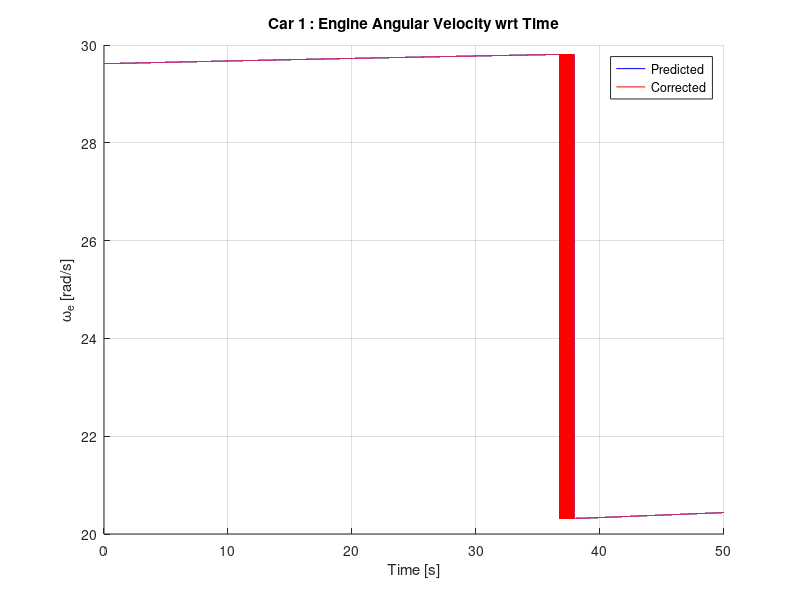

MATLAB code for this plot:
% Ashil Farahmand
% Recursive Iterated EKF using Modified UCB Engine Model

% Goals
% - calculate time to cross
% ------------------------------------------------------------------------
% Issues with current implementation
% - Assume instantaneous pressure on controls
% - Doesn't down weight following cars
% - Only works with one type of car(internal characteristics of cars are identical) this constraint can easily be relaxed
% - Must try different optimization orders manually until optimal found

tic; clc; clear; format long;

KF_iterations = 5*10^4;                % Number of iterations for KF
integration_iterations = 1;              % Number of integrations per each KF_iteration
T = 1*10^-3;  num_of_cars = 1;

auto_transmission = logical(1);                      % 0 = (diagnostic)Manual, 1 = Automatic
noise = 0;                                                          % 0 = (diagnostic)None, 1 = White, 2 = Colored
rough = logical(0);                                            % 0 = random noise, x = noise multiplied by value of rough alternates :/- each iteration
run_optimization = logical([0; 0; 0; 0]);         % 0 = (diagnostic) Do not change inputs, 1 = change inputs according to cost function
show_optimization = 0;                                 % 0 = (diagnostic) Do not plot optimization, 1 = Plot Optimization
max_corrections = 1*10^4;                             % Prevents infinite loop in correction
e_correction = 10^-6;                                       % Allowable Correction Error

mode_output = [0, 0, 0, 0, 0,    0, 0, 0, 0, 1,    0, 0, 0, 0];
%mode_output = ones(14);

% Output Modes
% -----------------------------------------------------
% Index   |   Property
% 1              throttle angle
% 2                brake angle
% 3           steering direction
% 4            position (x2 vs. x1)
% 5            position (x vs. t)
% 6                  v_mph
% 7                  v_m/s
% 8          distance b/w cars
% 9                     ma
% 10                   we
% 11                   Tb
% 12                  gear
% 13     phase plot (ma vs. we)
% 14        corrector iterations

w = zeros(5*num_of_cars, 1); e = zeros(5*num_of_cars, 1); z = zeros(5*num_of_cars, 1); Fx = zeros(5*num_of_cars, 5*num_of_cars);

nominal_controls = zeros(3*num_of_cars);                                     % Control Vector during one KF iteration
predictions = zeros(5*num_of_cars, integration_iterations + 1);   % Holds the predictions during integration
corrections = zeros(5*num_of_cars, 2);                                             % Holds the corrected states when iterating the correction step (holds previous and next corrections)
correction_iterations = ones(KF_iterations, 1);                                 % Holds the number of iterations the corrector performs/KF iteration

predicted_states = zeros(5*num_of_cars, KF_iterations); corrected_states = zeros(5*num_of_cars, KF_iterations); gear_ratios = zeros(num_of_cars, KF_iterations);
predicted_opt_states = zeros(4*num_of_cars, KF_iterations);

% Topology Parameters
speed_limits = [22; 50; 10];            % Speed limits (left turn, straight, right turn)
lane_width = 2; line_separation = .1;

% Used by cost function
iteration_to_start_optimization = 10;                                % KF_iteration to start optimization
safe_distance = [2; 2; 2; 2];                                                    % Safe distance to maintain around each respective vehicle
safety_margin = .5;                                                                 % Additional distance to maintain between vehicles
direction = [0; 0; 0; 0];                                                           % 1 - Left turn, 2 - Straight, 3 - Right turn (Set in vehicle ICs)
order = zeros(num_of_cars, 1);                                           % Order of cars going through the intersection
steady_speed_t_angles = [6.91049; 11.77215; 3.52779];    % Throttle angles to maintain a steady speed at the speed limit
acc_profile = [0.4624; 0.2728; 0.1724; 0.09438; .08311];     % Acceleration values for different velocity ranges
braking_distances = [0; 0];                                                    % Distance from intersection to begin braking in preparation for turn (calculated below)
time_optimal = zeros(num_of_cars, 1);                             % The amount of time needed to traverse the intersection when no other vehicles are present
time_to_cross = zeros(num_of_cars, 1);                            % The amount of time needed to traverse the intersection for a given order
target_speed = speed_limits(2);                                           % Used in optimization to signal a necessary acceleration or brake
brake_decel_rates = [-2.037; -4];                                           % Steady state deceleration at corresponding brake angle
brake_decel_angles = [19; 37.6966];                                     % Brake angles to achieve corresponding brake decel rates
steering_angle_increment = [ (90*T*4*speed_limits(1)*1609.344)/(3*pi*lane_width*3600); (90*T*4*speed_limits(3)*1609.344)/(pi*lane_width*3600) ];

% Assign Initial Conditions
K = I(5*num_of_cars); G = I(5*num_of_cars); Q = I(5*num_of_cars);
q = [.01; .01; 10^-10; .01; 100]; % Covariances of process and observation noise
for i = 1:num_of_cars    Q(5*i - 4, 5*i - 4) =  q(1);    Q(5*i - 3, 5*i - 3) = q(2);    Q(5*i - 2, 5*i - 2) = q(3);    Q(5*i - 1, 5*i - 1) = q(4);    Q(5*i - 0, 5*i - 0) = q(5); end
sigma = Q; Rk = Q;

delta_t = T/integration_iterations;                           % One KF_interval time is integration_iterations*delta_t = T
k = zeros(4, 5*num_of_cars);                                    % RK4 variables; one col/SV
RK_states = zeros(5*num_of_cars, 1);                     % state vector
u = zeros(3*num_of_cars, KF_iterations);               % control vector
Jtg_current = zeros(num_of_cars, 1);
MAX = 0.684; R = 8.3145; Tm = 333; Mair = .02897; Vm = .00447; Patm = 101325; c_PR = (R*Tm)/(Patm*Mair*Vm);
Ve = .0049; c_1 = Ve/(4*pi*Vm);
normal_shift_speeds = [0; 7; 15; 25; 45];      % Speed to shift
fast_shift_speeds = [11; 20; 35; 55];              % Speeds to shift under max acceleration
Rg = [0.4167; 0.6817; 1; 1.4993; 2.3058];
c_2 = 1018686; Ca = 0.53384; h = 0.33; Fr = 167.27; Je = 0.2630; Jtg = [0.08202; 0.07592; 0.11388; 0.13150]; Jw = 5.13; M = 2148; Kb = 300; Tau_bv = 0.1;

% Pre-Processing

% Assign braking distances
x = ( (speed_limits(2) - speed_limits(1:2:3))*(1609.344/3600))/(-brake_decel_rates(2));
braking_distances = -.5*brake_decel_rates(2)*x.^2 + speed_limits(1:2:3)*(1609.344/3600).*x + lane_width

% Car 1
car = 1;
direction(car) = 2;
gear_ratios(car, 1) = Rg(2);
predictions(5*car - 4, 1) = -200;
predictions(5*car - 3, 1) = -lane_width/2;
predictions(5*car - 2, 1) = .00111331477934;
predictions(5*car - 1, 1) = 29.61976701882556;
%predictions(5*car - 1, 1) = 45 * (1609.344/3600) *(1/(h*gear_ratios(car, 1)));
u(3*car - 2, 1:KF_iterations) = 4.5623;
u(3*car - 0, 1:KF_iterations) = 0;

% Car 2
car = 2;
if(num_of_cars > 1)
direction(car) = 2;
gear_ratios(car, 1) = Rg(5);
predictions(5*car - 4, 1) = -lane_width/2;
predictions(5*car - 3, 1) = 200;
predictions(5*car - 2, 1) = .00033558;
predictions(5*car - 1, 1) = 45 * (1609.344/3600) * (1/(h*gear_ratios(car, 1)) );
u(3*car - 2, 1:iteration_to_start_optimization) = 85;
u(3*car - 0, 1:KF_iterations) = 270;
end

% Car 3
car = 3;
if(num_of_cars > 2)
direction(car) = 2;
gear_ratios(car, 1) = Rg(1);
predictions(5*car - 4, 1) = -lane_width/2;
predictions(5*car - 3, 1) = 16 + lane_width;
predictions(5*car - 2, 1) = .00033558;
predictions(5*car - 1, 1) = 2 * (1/(h*gear_ratios(car, 1)) );
u(3*car - 2, 1:iteration_to_start_optimization) = 85;
u(3*car - 0, 1:KF_iterations) = 270;
end

% Car 4
car = 4;
if(num_of_cars > 3)
direction(car) = 2;
gear_ratios(car, 1) = Rg(1);
predictions(5*car - 4, 1) = -lane_width/2;
predictions(5*car - 3, 1) = 30 + lane_width;
predictions(5*car - 2, 1) = .00033558;
predictions(5*car - 1, 1) = 2 * (1/(h*gear_ratios(car, 1)) );
u(3*car - 2, 1:iteration_to_start_optimization) = 85;
u(3*car - 0, 1:KF_iterations) = 270;
end

predicted_states(:, 1) = predictions(:, 1); corrected_states(:, 1) = predictions(:, 1);

% Begin to iterate (index 1 holds the ICs)
for KF_interval = 1:KF_iterations    
    
    % Run Optimization
    if((sum(run_optimization) > 0) & (KF_interval > iteration_to_start_optimization))       % At least one car needs to be optimized then true
        ETA = zeros(num_of_cars, 1);
        
        % Find ETA of each car based on current states (Cost Function)
        for i = 1:num_of_cars
            d = max( abs(corrected_states(5*i - 4, KF_interval)), abs(corrected_states(5*i - 3, KF_interval)) ) - lane_width - safe_distance(i);
            v = corrected_states(5*i - 1, KF_interval)*h*gear_ratios(i, KF_interval);
            
            % Too close for changing plans (ETA < 0 then no change of control vars)
            if( (direction ~= 2) & (d < braking_distances(ceil(direction(i)*.6))) )                ETA(i) = -i;                run_optimization(i) = 0;
            elseif(direction(i) == 1)
                
                if( (v + 0.1) > (speed_limits(2)*1609.344/3600) )         % At speed limit
                    d = max( abs(corrected_states(5*i - 4, KF_interval)), abs(corrected_states(5*i - 3, KF_interval)) ) - safe_distance(i) - braking_distances(1);
                    k(1) = d/(corrected_states(5*i - 1, KF_interval)*gear_ratios(i, KF_interval)*h);
                    k(2) = 0;
                elseif( v > (45*1609.344/3600) )                                      % High 4th Gear
                    % Find position of car after accelerating to speed limit
                    k(1) = (speed_limits(2)*1609.344/3600 - v)/acc_profile(5);
                    x = .5*acc_profile(5)*k(1)^2 + v*k(1) - max( abs(corrected_states(5*i - 4, KF_interval)), abs(corrected_states(5*i - 3, KF_interval)) );
                    
                    % Reach Speed Limit
                    if(x < -braking_distances(1))                        k(2) = (abs(x) - braking_distances(1))/(speed_limits(2)*1609.344/3600);
                    elseif(x > -braking_distances(1))               % Do not reach speed limit before line
                        k(1) = ( sqrt(v^2 + 2*acc_profile(5)*(max( abs(corrected_states(5*i - 4, KF_interval)), abs(corrected_states(5*i - 3, KF_interval)) )- braking_distances(1)) ) - v )/acc_profile(5);
                        % Find speed of vehicle @ lane_width, then average
                        % over whole time to find v
                    end
                
                % -------------------------------------------------------------------------------------    
                elseif( v > (35*1609.344/3600) )                                      % Lo 4th Gear
                    k(2) = (45 - 35)*(1609.344/3600)/acc_profile(4);
                    x = .5*acc_profile(4)*k(2)^2 + v*k(2) - max( abs(corrected_states(5*i - 4, KF_interval)), abs(corrected_states(5*i - 3, KF_interval)) );
                    
                    % Reach High 4th Gear
                    if(x < -braking_distances(1))
                        k(2) = (speed_limits(2) - 45)*(1609.344/3600)/acc_profile(5);
                        x  = .5*acc_profile(5)*k(2)^2 + 45*(1609.344/3600)*k(2) + x;
                        
                        % Reach Speed Limit
                        if(x < -braking_distances(1))                            k(1) = (abs(x) - braking_distances(1))/(speed_limits(2)*1609.344/3600);
                        elseif(x > -braking_distances(1))               % Do not reach speed limit before line
                            k(1) = (sqrt((45*1609.344/3600)^2 + 2*acc_profile(5)*(lane_width + abs(x))) - 45*1609.344/3600)/acc_profile(5);
                        % Find speed of vehicle @ lane_width, then average
                        % over whole time to find v
                        end
                        
                    elseif(x > -braking_distances(1))               % Do not reach High 4th Gear
                        k(1) = ( sqrt(v^2 + 2*acc_profile(4)*(lane_width + max( abs(corrected_states(5*i - 4, KF_interval)), abs(corrected_states(5*i - 3, KF_interval)) ))) - v )/acc_profile(4);
                        % Find speed of vehicle @ lane_width, then average
                        % over whole time to find v
                    end
                else
                    if(d > braking_distances(1))
                        k(1) = (d - braking_distances(1))/v;
                    end
                end
                
                k(3) = (braking_distances(1) - lane_width)/((speed_limits(2)/2 - speed_limits(1)/2)*1609.344/3600);
                k(4) = (3*lane_width*pi/4)/(speed_limits(1)*1609.344/3600);
                ETA(i) = k(1) + k(2) + k(3) + k(4);
                
            elseif(direction(i) == 3)
                
                if( (v + 0.1) > (speed_limits(2)*1609.344/3600) )         % At speed limit
                    d = max( abs(corrected_states(5*i - 4, KF_interval)), abs(corrected_states(5*i - 3, KF_interval)) ) - safe_distance(i) - braking_distances(2);
                    k(1) = d/(corrected_states(5*i - 1, KF_interval)*gear_ratios(i, KF_interval)*h);
                    k(2) = 0;
                elseif( v > (45*1609.344/3600) )                                      % High 4th Gear
                    % Find position of car after accelerating to speed limit
                    k(1) = (speed_limits(2)*1609.344/3600 - v)/acc_profile(5);
                    x = .5*acc_profile(5)*k(1)^2 + v*k(1) - max( abs(corrected_states(5*i - 4, KF_interval)), abs(corrected_states(5*i - 3, KF_interval)) );
                    
                    % Reach Speed Limit
                    if(x < -braking_distances(2))                        k(2) = (abs(x) - braking_distances(2))/(speed_limits(2)*1609.344/3600);
                    elseif(x > -braking_distances(2))               % Do not reach speed limit before line
                        k(1) = ( sqrt(v^2 + 2*acc_profile(5)*(max( abs(corrected_states(5*i - 4, KF_interval)), abs(corrected_states(5*i - 3, KF_interval)) )- braking_distances(2)) ) - v )/acc_profile(5);
                        % Find speed of vehicle @ lane_width, then average
                        % over whole time to find v
                    end
                
                
                % -------------------------------------------------------------------------------------    
                elseif( v > (35*1609.344/3600) )                                      % Lo 4th Gear
                    k(2) = (45 - 35)*(1609.344/3600)/acc_profile(4);
                    x = .5*acc_profile(4)*k(2)^2 + v*k(2) - max( abs(corrected_states(5*i - 4, KF_interval)), abs(corrected_states(5*i - 3, KF_interval)) );
                    
                    % Reach High 4th Gear
                    if(x < -braking_distances(2))
                        k(2) = (speed_limits(2) - 45)*(1609.344/3600)/acc_profile(5);
                        x  = .5*acc_profile(5)*k(2)^2 + 45*(1609.344/3600)*k(2) + x;
                        
                        % Reach Speed Limit
                        if(x < -braking_distances(2))                            k(1) = (abs(x) - braking_distances(2))/(speed_limits(2)*1609.344/3600);
                        elseif(x > -braking_distances(2))               % Do not reach speed limit before line
                            k(1) = (sqrt((45*1609.344/3600)^2 + 2*acc_profile(5)*(lane_width + abs(x))) - 45*1609.344/3600)/acc_profile(5);
                        % Find speed of vehicle @ lane_width, then average
                        % over whole time to find v
                        end
                        
                    elseif(x > -braking_distances(2))               % Do not reach High 4th Gear
                        k(1) = ( sqrt(v^2 + 2*acc_profile(4)*(lane_width + max( abs(corrected_states(5*i - 4, KF_interval)), abs(corrected_states(5*i - 3, KF_interval)) ))) - v )/acc_profile(4);
                        % Find speed of vehicle @ lane_width, then average
                        % over whole time to find v
                    end
                else
                    if(d > braking_distances(2))
                        k(1) = (d - braking_distances(2))/v;
                    end
                end
                
                k(3) = (braking_distances(2) - lane_width)/((speed_limits(2)/2 - speed_limits(3)/2)*1609.344/3600);
                k(4) = (lane_width*pi/4)/(speed_limits(3)*1609.344/3600);
                ETA(i) = k(1) + k(2) + k(3) + k(4);
            else
                
                if( (v + 0.1) > (speed_limits(2)*1609.344/3600) )         % At speed limit
                    d = max( abs(corrected_states(5*i - 4, KF_interval)), abs(corrected_states(5*i - 3, KF_interval)) ) - lane_width - safe_distance(i) + 2*lane_width;
                    ETA(i) = d/(corrected_states(5*i - 1, KF_interval)*gear_ratios(i, KF_interval)*h);
                
                elseif( v > (45*1609.344/3600) )                                      % High 4th Gear
                    % Find position of car after accelerating to speed limit
                    k(1) = (speed_limits(2)*1609.344/3600 - v)/acc_profile(5);
                    x = .5*acc_profile(5)*k(1)^2 + v*k(1) - max( abs(corrected_states(5*i - 4, KF_interval)), abs(corrected_states(5*i - 3, KF_interval)) );
                    
                    % Reach Speed Limit
                    if(x < lane_width)                        ETA(i) = k(1) + (abs(x) + lane_width)/(speed_limits(2)*1609.344/3600);
                    elseif(x > lane_width)               % Do not reach speed limit before line
                        ETA(i) = ( sqrt(v^2 + 2*acc_profile(5)*(lane_width + max( abs(corrected_states(5*i - 4, KF_interval)), abs(corrected_states(5*i - 3, KF_interval)) ))) - v )/acc_profile(5);
                        % Find speed of vehicle @ lane_width, then average
                        % over whole time to find v
                    end
                
                % -------------------------------------------------------------------------------------    
                elseif( v > (35*1609.344/3600) )                                      % Lo 4th Gear
                    k(2) = (45 - 35)*(1609.344/3600)/acc_profile(4);
                    x = .5*acc_profile(4)*k(2)^2 + v*k(2) - max( abs(corrected_states(5*i - 4, KF_interval)), abs(corrected_states(5*i - 3, KF_interval)) );
                    
                    % Reach High 4th Gear
                    if(x < lane_width)
                        k(1) = (speed_limits(2) - 45)*(1609.344/3600)/acc_profile(5);
                        x  = .5*acc_profile(5)*k(1)^2 + (45*1609.344/3600)*k(1) + x;
                        
                        % Reach Speed Limit
                        if(x < lane_width)                            ETA(i) = k(1) + k(2) + (abs(x) + lane_width)/(speed_limits(2)*1609.344/3600);
                        elseif(x > lane_width)               % Do not reach speed limit before line
                            ETA(i) = k(2) + (sqrt((45*1609.344/3600)^2 + 2*acc_profile(5)*(lane_width + abs(x))) - 45*1609.344/3600)/acc_profile(5);
                        % Find speed of vehicle @ lane_width, then average
                        % over whole time to find v
                        end
                        
                    elseif(x > lane_width)               % Do not reach High 4th Gear
                        ETA(i) = ( sqrt(v^2 + 2*acc_profile(4)*(lane_width + max( abs(corrected_states(5*i - 4, KF_interval)), abs(corrected_states(5*i - 3, KF_interval)) ))) - v )/acc_profile(4);
                        % Find speed of vehicle @ lane_width, then average
                        % over whole time to find v
                    end
                else
                    ETA(i) = (d + lane_width)/v;
                end
                    
            end
        end
        
        toc
        
        % Sort the ETAs in ascending optimization order (duplicateETAs yield error)
        ETA
        order = sort(ETA)
        for i = 1:num_of_cars            order(i) = find(order(i) == ETA);        end
                
        % Perform Optimization (assume only 1 car first)
        x = [0; 0];        v = 0;        a = 0;        k = zeros(1, 2);
        
        for i = 1:num_of_cars
            delay = 0;                                  % Time delay to avoid collision
            collision_points = 0;               % Indices where a collision will occur with current trajectory plan
            while(run_optimization(order(i)) == 1)
                x = [corrected_states(5*order(i) - 4, KF_interval); corrected_states(5*order(i) - 3, KF_interval)];
                v = corrected_states(5*order(i) - 1, KF_interval)*h*gear_ratios(order(i), KF_interval);
                v_mph = v*3600/1609.344;                target_speed = speed_limits(2)*1609.344/3600;                a = -brake_decel_rates(1)/100;                k(2) = 1;
                source = find(max(abs(x)) == abs(x));                sink = find(min(abs(x)) == abs(x));
                u(3*order(i) - 2, KF_interval:KF_iterations) = 0;                u(3*order(i) - 1, KF_interval:KF_iterations) = 0;                u(3*order(i) - 0, KF_interval:KF_iterations) = u(3*order(i) - 0, 1);
                
                if( (direction(order(i)) == 1) || (direction(order(i)) == 3) )
                    for j = KF_interval:KF_iterations
                        if((sum(size(collision_points)) - 2) > 0) % If original trajectory is invalid, delay some then proceed normally
                            a = a*exp(-T/Tau_bv) + brake_decel_rates(1)/100;                            u(3*order(i) - 1, j) = brake_decel_angles(1);                            k(1) = a;
                            
                            if(v_mph < (speed_limits(2) - delay) )                                collision_points = 1;                            end
                        elseif( abs(x(source)) > braking_distances(ceil(direction(order(i))*.6)) )   % Have not met decel area yet
                            u(3*order(i) - 2, j) = 85;
                            
                            if(collision_points == 1)                                k(1) = k(1)*exp(-T/Tau_bv);
                            else                                k(1) = 0;                            end
                            
                            if(v > target_speed)                                                         a = 0;                                u(3*order(i) - 2, j) = steady_speed_t_angles(2);
                            elseif(v_mph > 47)                                                          a = k(1) + acc_profile(5);
                            elseif(v_mph > fast_shift_speeds(3))                            a = k(1) + acc_profile(4);
                            elseif(v_mph > fast_shift_speeds(2))                            a = k(1) + acc_profile(3);
                            elseif(v_mph > fast_shift_speeds(1))                            a = k(1) + acc_profile(2);
                            else                                                                                     a = k(1) + acc_profile(1);                            end
                        elseif( (abs(x(source)) > lane_width) && (v < target_speed - 0.391) )      % In decel area and below target speed
                            u(3*order(i) - 2, j) = 85;                            target_speed = brake_decel_rates(2)*T + target_speed;                            k(1) = k(1)*exp(-T/Tau_bv);
                            
                            if(v_mph > 47)                                                                a = k(1) + acc_profile(5);
                            elseif(v_mph > fast_shift_speeds(3))                            a = k(1) + acc_profile(4);
                            elseif(v_mph > fast_shift_speeds(2))                            a = k(1) + acc_profile(3);
                            elseif(v_mph > fast_shift_speeds(1))                            a = k(1) + acc_profile(2);
                            else                                                                                     a = k(1) + acc_profile(1);                            end                            
                        elseif( (abs(x(source)) > lane_width) && (v >= target_speed - 0.391) )      % In decel area and at target speed
                            if(k(1) > 0)                                a = -brake_decel_rates(2)/100 + k(1)/100;                                k(1) = -1;                                '*',                            end
                            
                            a = a*exp(-T/Tau_bv) + brake_decel_rates(2)/100;                            u(3*order(i) - 1, j) = brake_decel_angles(2);
                            target_speed = a*T + target_speed;                            k(3) = 1;
                        elseif( (abs(x(source)) <= lane_width) && (abs(x(sink)) <= lane_width) )   % Begin turning manuever(inside Isection)
                            if(k(3) == 1)
                                steering_angle_increment = [ (90*T*4*(v_mph - 0.5)*1609.344)/(3*pi*lane_width*3600); (90*T*4*(v_mph - 0.5)*1609.344)/(pi*lane_width*3600) ];
                                k(3) = -1;
                            end
                            
                            k(1) = 0;
                            a = a*exp(-T/Tau_bv);                            target_speed = speed_limits(2)*1609.344/3600;                            
                            u(3*order(i) - 2, j) = steady_speed_t_angles(direction(order(i)));
                            u(3*order(i), j) = u(3*order(i), j - 1) - (direction(order(i)) - 2)*steering_angle_increment( ceil(direction(order(i))*.6) );
                        elseif(abs(x(sink)) > lane_width)                                                                        % Out of intersection moving away
                            u(3*order(i) - 2, j) = 85;                            u(3*order(i) - 0, j) = u(3*order(i), 1) - (direction(order(i)) - 2)*90;
                            
                            % Assigns time to cross
                            if(k(1) == 0)
                                k(1) = -2;
                                time_to_cross(order(i)) = (j - KF_interval)*T;                                
                                
                                % Assign costs of this iteration's trajectory
                                if(collision_points == 0)                    time_optimal(order(i)) = time_to_cross(order(i));                end
                            end
                            
                            if(v > target_speed)                                                         a = 0;                                u(3*order(i) - 2, j) = steady_speed_t_angles(2);
                            elseif(v_mph > 47)                                                          a = acc_profile(5);
                            elseif(v_mph > fast_shift_speeds(3))                            a = acc_profile(4);
                            elseif(v_mph > fast_shift_speeds(2))                            a = acc_profile(3);
                            elseif(v_mph > fast_shift_speeds(1))                            a = acc_profile(2);
                            else                                                                                     a = acc_profile(1);                            end
                        end
                        
                        x(1) = (.5*a*T^2 + v*T)*cos(u(3*order(i), j)*pi/180) + x(1);
                        x(2) = (.5*a*T^2 + v*T)*sin(u(3*order(i), j)*pi/180) + x(2);
                        v = a*T + v;                        v_mph = v*3600/1609.344;
                        if( (a < 0) & (v < 0) )                            v = 0;                            v_mph = 0;                        end
                        predicted_opt_states((4*order(i) - 3:4*order(i)), j) = [x(1); x(2); v_mph; a];
                    end
                else      % If not turning, then go straight
                    k(3) = 0;
                    for j = KF_interval:KF_iterations                        
                        if((sum(size(collision_points)) - 2) > 0)     % If original trajectory is invalid, delay some then proceed normally
                            a = a*exp(-T/Tau_bv) + brake_decel_rates(1)/100;                            u(3*order(i) - 1, j) = brake_decel_angles(1);                            k(1) = a;
                            
                            if(v_mph < (speed_limits(2) - delay))                                collision_points = 1;                            end
                        elseif( (k(3) == 0) & (abs(x(source)) > lane_width) & (abs(corrected_states(5*order(i) - 2 - sink, KF_interval) - x(source)) > abs(corrected_states(5*order(i) - 2 - sink, KF_interval))) )
                            k(3) = -1;
                            time_to_cross(order(i)) = (j - KF_interval)*T;
                            
                            % Assign costs of this iteration's trajectory
                            if(collision_points == 0)                    time_optimal(order(i)) = time_to_cross(order(i));                end
                        else
                            u(3*order(i) - 2, j) = 85;
                            
                            if(collision_points == 1)                                k(1) = k(1)*exp(-T/Tau_bv);
                            else                                k(1) = 0;                            end
                            
                            if(v > target_speed)                                                         a = 0;                                u(3*order(i) - 2, j) = steady_speed_t_angles(2);
                            elseif(v_mph > 47)                                                          a = k(1) + acc_profile(5);
                            elseif(v_mph > fast_shift_speeds(3))                            a = k(1) + acc_profile(4);
                            elseif(v_mph > fast_shift_speeds(2))                            a = k(1) + acc_profile(3);
                            elseif(v_mph > fast_shift_speeds(1))                            a = k(1) + acc_profile(2);
                            else                                                                                     a = k(1) + acc_profile(1);                            end
                        end
                        
                        x(1) = (.5*a*T^2 + v*T)*cos(u(3*order(i), j)*pi/180) + x(1);
                        x(2) = (.5*a*T^2 + v*T)*sin(u(3*order(i), j)*pi/180) + x(2);
                        v = a*T + v;                        v_mph = v*3600/1609.344;                        
                        if( (a < 0) & (v < 0) )                            v = 0;                            v_mph = 0;                        end                        
                        predicted_opt_states((4*order(i) - 3:4*order(i)), j) = [x(1); x(2); v_mph; a];
                    end
                end
                               
                
                % Compare trajectory plan to plans of all preceding cars
                if(i > 1)
                    for car = 1:(i - 1)
                        x = sqrt( (predicted_opt_states(4*order(i) - 3, 1:KF_iterations) - predicted_opt_states(4*order(car) - 3, 1:KF_iterations)).^2 + (predicted_opt_states(4*order(i) - 2, 1:KF_iterations) - predicted_opt_states(4*order(car) - 2, 1:KF_iterations)).^2 );
                        collision_points = find(x < (safe_distance(order(i)) + safe_distance(order(car)) + safety_margin));                        
                        
                        if((sum(size(collision_points)) - 2) > 0)                            delay = delay + 0.5;
                        else                        run_optimization(order(i)) = 0;                        end
                    end                    
                else                    run_optimization(order(i)) = 0;                end
                
            end
        end
        time_optimal
        time_to_cross - time_optimal
        'Cost = '
        mean(time_to_cross - time_optimal)
        toc
    elseif((show_optimization == 0) | (KF_interval <= iteration_to_start_optimization))
        for i = 1:num_of_cars
            predicted_opt_states(4*i - 3, KF_interval) = corrected_states(5*i - 4, KF_interval);
            predicted_opt_states(4*i - 2, KF_interval) = corrected_states(5*i - 3, KF_interval);
            predicted_opt_states(4*i - 1, KF_interval) = corrected_states(5*i - 1, KF_interval)*h*gear_ratios(i, KF_interval)*3600/1609.344;
            predicted_opt_states(4*i - 0, KF_interval) = 0;
        end
    end
    
    % Assign nominal controls
    predictions(:, 1) = corrected_states(:, KF_interval);
    nominal_controls = u(:, KF_interval);
    
    if(auto_transmission == 1)
        % Transmission
        for car = 1:num_of_cars
            v =  gear_ratios(car, KF_interval)*h*predictions(5*car - 1, 1);
            v_mph = v*(3600/1609.344);                        % Convert m/s -> mph
    
            if( (nominal_controls(3*car - 2) == 85) && (v_mph > normal_shift_speeds(2)) )
                % Down shift for better acceleration                
                if(v_mph > fast_shift_speeds(4))                              gear_ratios(car, KF_interval + 1) = Rg(5);                        Jtg_current(car) = Jtg(4);
                elseif(v_mph > fast_shift_speeds(3))                        gear_ratios(car, KF_interval + 1) = Rg(4);                        Jtg_current(car) = Jtg(4);
                elseif(v_mph > fast_shift_speeds(2))                        gear_ratios(car, KF_interval + 1) = Rg(3);                        Jtg_current(car) = Jtg(3);
                elseif(v_mph > fast_shift_speeds(1))                        gear_ratios(car, KF_interval + 1) = Rg(2);                        Jtg_current(car) = Jtg(2);
                else                                                                                 gear_ratios(car, KF_interval + 1) = Rg(1);                        Jtg_current(car) = Jtg(1);
                end
            elseif(v_mph > normal_shift_speeds(5))                    gear_ratios(car, KF_interval + 1) = Rg(5);                    Jtg_current(car) = Jtg(4);
            elseif(v_mph > normal_shift_speeds(4))                    gear_ratios(car, KF_interval + 1) = Rg(4);                    Jtg_current(car) = Jtg(4);
            elseif(v_mph > normal_shift_speeds(3))                    gear_ratios(car, KF_interval + 1) = Rg(3);                    Jtg_current(car) = Jtg(3);
            elseif(v_mph > normal_shift_speeds(2))                    gear_ratios(car, KF_interval + 1) = Rg(2);                    Jtg_current(car) = Jtg(2);
            else                                                                                   gear_ratios(car, KF_interval + 1) = Rg(1);                    Jtg_current(car) = Jtg(1);
            end
               
            predictions(5*car - 1, 1) = v/(gear_ratios(car, KF_interval + 1)*h);                % Adjusts the engine velocity if gear shift occurs
        end
    end

    % Prediction
    for integration_interval = 1:integration_iterations        
        RK_states = predictions(:, integration_interval);
        
        for j = 1:4
            k(1:5:5*num_of_cars, j) = gear_ratios(:, KF_interval)*h.*RK_states(4:5:5*num_of_cars).*cos(nominal_controls(3:3:3*num_of_cars)*pi/180);
            k(2:5:5*num_of_cars, j) = gear_ratios(:, KF_interval)*h.*RK_states(4:5:5*num_of_cars).*sin(nominal_controls(3:3:3*num_of_cars)*pi/180);
            
            d_ma_i = MAX*( (nominal_controls(1:3:3*num_of_cars)/85).^2 ).*( (-4.9958)*(c_PR*RK_states(3:5:5*num_of_cars)).^5 + (5.8832)*(c_PR*RK_states(3:5:5*num_of_cars)).^4 + (-1.1218)*(c_PR*RK_states(3:5:5*num_of_cars)).^3 + (-.6579)*(c_PR*RK_states(3:5:5*num_of_cars)).^2 + (-.1278)*(c_PR*RK_states(3:5:5*num_of_cars)) + 1.0104 );
            d_ma_o = c_1*(24.5*RK_states(4:5:5*num_of_cars).*RK_states(3:5:5*num_of_cars).^2 - 0.167*RK_states(4:5:5*num_of_cars).*RK_states(3:5:5*num_of_cars) + (8.10*10^(-4))*RK_states(4:5:5*num_of_cars) - (3.10*10^(-4))*RK_states(3:5:5*num_of_cars).^2 + 222*RK_states(3:5:5*num_of_cars) + 0.352).*RK_states(3:5:5*num_of_cars).*RK_states(4:5:5*num_of_cars);
    
            k(3:5:5*num_of_cars, j) = d_ma_i - d_ma_o;            
            k(4:5:5*num_of_cars, j) = ( ((c_2*d_ma_o)./RK_states(4:5:5*num_of_cars)) - (0.1056*RK_states(4:5:5*num_of_cars) + 15.10) - ((1*10^-4)*RK_states(4:5:5*num_of_cars).^2) - (gear_ratios(:, KF_interval).*(RK_states(5:5:(5*num_of_cars)) + Ca*(gear_ratios(:, KF_interval).^2).*(h^3).*(RK_states(4:5:(5*num_of_cars)).^2) + h*Fr)))./(Je + Jtg_current + (gear_ratios(:, KF_interval).^2)*(Jw + 4*M*h^2));
            k(5:5:5*num_of_cars, j) = (Kb*nominal_controls(2:3:3*num_of_cars) - RK_states(5:5:5*num_of_cars))/Tau_bv;
            
            if(j < 3)                RK_states = RK_states + (delta_t/2)*k(:, j);
            else                       RK_states = RK_states + delta_t*k(:, j);            end
        end
        
        predictions(:, integration_interval + 1) = predictions(:, integration_interval) + (delta_t/6)*( k(:, 1) + 2*k(:, 2) + 2*k(:, 3) + k(:, 4) );  % State Transition
    end
    
    for i = 1:num_of_cars
        % we constraints (if braking limit we = 0 else w = idle speed)
        if( (predictions(5*i - 1, integration_iterations + 1) < 6.5) && (u(3*i - 1, KF_interval) > 0) )                predictions(5*i - 1, integration_iterations + 1) = 10^-5;
        elseif(predictions(5*i - 1, integration_iterations + 1) < 6.5)                predictions(5*i - 1, integration_iterations + 1) = 6.5;        end
    end
    
    predicted_states(:, KF_interval + 1) = predictions(:, integration_iterations + 1);
    
    if(noise ~= 0)        % If noise == 0, skip correction step
        % Assign new values to noise dependent variables
        for i = 1:num_of_cars
            if(noise == 2)
                G(5*car - 4, 5*car  - 1) = gear_ratios(car, KF_interval)*h*cos(nominal_controls(3*car - 0)*pi/180);
                G(5*car - 3, 5*car  - 1) = gear_ratios(car, KF_interval)*h*sin(nominal_controls(3*car - 0)*pi/180);
                G(5*car - 1, 5*car  - 2) = ( (.352)*c_2*c_1 )/(  Je + Jtg_current(car) + (gear_ratios(car, KF_interval).^2)*(Jw + 4*M*h^2) );
                G(5*car - 1, 5*car  - 0) = -gear_ratios(car, KF_interval)/(  Je + Jtg_current(car) + (gear_ratios(car, KF_interval).^2)*(Jw + 4*M*h^2) );
            end
            
            w(5*i - 4) = randn*sqrt(q(1)); w(5*i - 3) = randn*sqrt(q(2)); w(5*i - 2) = randn*sqrt(q(3)); w(5*i - 1) = randn*sqrt(q(4)); w(5*i - 0) = randn*sqrt(q(5));        
            e(5*i - 4) = randn*sqrt(q(1)); e(5*i - 3) = randn*sqrt(q(2)); e(5*i - 2) = randn*sqrt(q(3)); e(5*i - 1) = randn*sqrt(q(4)); e(5*i - 0) = randn*sqrt(q(5));
        end
    
        % Creates alternating noise +\- if enabled
        if(rough ~= 0)
            if (KF_interval == 2*floor(KF_interval/2))                w = -rough*abs(w);
            else                w = rough*abs(w);            end
        end
    
        % Get new observations
        x = predicted_states(:, KF_interval + 1) + G*w;        z = x + e;
    
        % Iterated Corrections
        corrections(:, 1) = 0;        corrections(:, 2) = predicted_states(:, KF_interval + 1);

        i = 0;
        while( (max( abs(corrections(:, 2) - corrections(:, 1)) ) > e_correction) && (i < max_corrections) )
            i = i + 1;            corrections(:, 1) = corrections(:, 2);
        
            % Compute Jacobian (non-zero along block diagonal)
            for car = 1:num_of_cars
                Fx(5*car - 4, 5*car - 4) = 0;                Fx(5*car - 4, 5*car - 3) = 0;                Fx(5*car - 4, 5*car - 2) = 0;
                Fx(5*car - 4, 5*car - 1) = gear_ratios(car, KF_interval)*h*cos(nominal_controls(3*car - 0)*pi/180);
                Fx(5*car - 4, 5*car - 0) = 0;
        
                Fx(5*car - 3, 5*car - 4) = 0;                Fx(5*car - 3, 5*car - 3) = 0;                Fx(5*car - 3, 5*car - 2) = 0;
                Fx(5*car - 3, 5*car - 1) = gear_ratios(car, KF_interval)*h*sin(nominal_controls(3*car - 0)*pi/180);
                Fx(5*car - 3, 5*car - 0) = 0;
        
                Fx(5*car - 2, 5*car - 4) = 0;                Fx(5*car - 2, 5*car - 3) = 0;
                Fx(5*car - 2, 5*car - 2) = MAX*((nominal_controls(3*car - 2)/85)^2)*(5*(-4.9958)*c_PR^5*corrections(5*car - 2, 1)^4 + 4*(5.8832)*c_PR^4*corrections(5*car - 2, 1)^3 + 3*(-1.1218)*c_PR^3*corrections(5*car - 2, 1)^2 + 2*(-.6579)*c_PR^2*corrections(5*car - 2, 1) + (-.1278)*c_PR) - (c_1*(3*24.5*corrections(5*car - 1, 1)^2*corrections(5*car - 2, 1)^2 - 2*0.167*corrections(5*car - 1, 1)^2*corrections(5*car - 2, 1) + 8.10*10^-4*corrections(5*car - 1, 1)^2 - 3*3.10*10^-4*corrections(5*car - 1, 1)*corrections(5*car - 2, 1)^2 + 2*222*corrections(5*car - 1, 1)*corrections(5*car - 2, 1) + 0.352*corrections(5*car - 1, 1)) );
                Fx(5*car - 2, 5*car - 1) = -c_1*(2*24.5*corrections(5*car - 1, 1)*corrections(5*car - 2, 1)^3 - 2*0.167*corrections(5*car - 1, 1)*corrections(5*car - 2, 1)^2 + 2*8.10*10-4*corrections(5*car - 1, 1)*corrections(5*car - 2, 1) - 3.10*10^-4*corrections(5*car - 2, 1)^3 + 222*corrections(5*car - 2, 1)^2 + 0.352*corrections(5*car - 2, 1));
                Fx(5*car - 2, 5*car - 0) = 0;
        
                Je_star = Je + Jtg_current(car) + (gear_ratios(car, KF_interval)^2)*(Jw + 4*M*h^2);
        
                Fx(5*car - 1, 5*car - 4) = 0;                Fx(5*car - 1, 5*car - 3) = 0;
                Fx(5*car - 1, 5*car - 2) = (c_1*c_2/Je_star)*( 3*24.5*corrections(5*car - 1, 1)*corrections(5*car - 2, 1)^2 - 2*0.167*corrections(5*car - 1, 1)*corrections(5*car - 2, 1) + 8.10*10^-4*corrections(5*car - 1, 1) - 3*3.10*10^-4*corrections(5*car - 2, 1)^2 + 2*222*corrections(5*car - 2, 1) + 0.352 );
                Fx(5*car - 1, 5*car - 1) = (1/Je_star)*( (c_1*c_2*(24.5*corrections(5*car - 2, 1)^3 - 0.167*corrections(5*car - 2, 1)^2 + 8.10*10^-4*corrections(5*car - 2, 1) ) - 0.1056 - 2*(4.3*10^-6)*corrections(5*car - 1, 1) - 2*Ca*gear_ratios(car, KF_interval)^3*h^3*corrections(5*car - 1, 1)) );
                Fx(5*car - 1, 5*car - 0) = -gear_ratios(car, KF_interval)/Je_star;
       
                Fx(5*car - 0, 5*car - 4) = 0;                Fx(5*car - 0, 5*car - 3) = 0;                Fx(5*car - 0, 5*car - 2) = 0;                Fx(5*car - 0, 5*car - 1) = 0;
                Fx(5*car - 0, 5*car - 0) = -1/Tau_bv;
            end
            
            phi = I(5*num_of_cars) + Fx*T;            Q = G*Q*G'*T;            sigma = phi*sigma*phi' + Q;
            K = sigma*Fx'*inv(Fx*sigma*Fx' + Rk);            sigma = (I(5*num_of_cars) - K*Fx)*sigma;
    
            corrections(:, 2) = corrections(:, 1) + K*(z - predicted_states(:, KF_interval + 1));
        end
        if( i > 1 )            [KF_interval            i],            correction_iterations(KF_interval) = i;        end
        
        % Force physical and model constraints
        for i = 1:num_of_cars
            if(corrections(5*i, 2) < 0)                corrections(5*i, 2) = 0;            end            % Force Tb > 0
        
            % we constraints (if braking limit we = 0 else w = idle speed)
            if( (corrections(5*i - 1, 2) < 6.5) && (u(3*i - 1, KF_interval) > 0) )                corrections(5*i - 1, 2) = 10^-5;
            elseif(corrections(5*i - 1, 2) < 6.5)                corrections(5*i - 1, 2) = 6.5;            end
        end
    
        corrected_states(:, KF_interval + 1) = corrections(:, 2);
    else
        corrected_states(:, KF_interval + 1) = predicted_states(:, KF_interval + 1);
    end    
    
end

% Post Processing
i = 0;

if(mode_output(1) == 1)
    i = i + 1;    figure(i);
    
    % Plot Throttle
    for j = 1:num_of_cars
        subplot(num_of_cars, 1, j);        hold on;        grid;
        plot((1:KF_iterations)*T, u(3*j - 2, 1:KF_iterations), 'blue');
        title(['Car ', int2str(j), ' : Throttle Angle wrt Time']);    xlabel('Time [s]');    ylabel('\alpha [deg]');
    end
end

if(mode_output(2) == 1)
    i = i + 1;    figure(i);
    
    % Plot Brake Angle
    for j = 1:num_of_cars
        subplot(num_of_cars, 1, j);        hold on;        grid;
        plot((1:KF_iterations)*T, u(3*j - 1, 1:KF_iterations), 'blue');
        title(['Car ', int2str(j), ' : Brake Angle wrt Time']);    xlabel('Time [s]');    ylabel('\beta [deg]');
    end
end

if(mode_output(3) == 1)
    i = i + 1;    figure(i);
    
    % Plot Steering Angle
    for j = 1:num_of_cars
        subplot(num_of_cars, 1, j);        hold on;        grid;
        plot((1:KF_iterations)*T, u(3*j - 0, 1:KF_iterations), 'blue');
        title(['Car ', int2str(j), ' : Steering Angle wrt Time']);    xlabel('Time [s]');    ylabel('\theta [deg]');
    end
end

if(mode_output(4) == 1)
    i = i + 1;    figure(i);
    
    % Plot Positions (x2 vs. x1)
    for j = 1:num_of_cars
        subplot(num_of_cars, 1, j);        hold on;
        
        for k = 1:num_of_cars
            % North
            plot([ -lane_width, -lane_width ],              [ 1000, (0 + lane_width) ], 'black');            plot([ -line_separation, -line_separation ], [ 1000, (0 + lane_width) ], 'yellow');
            plot([ 0, 0 ],                                                   [ 1000, (0 + lane_width) ], 'black');            plot([ line_separation, line_separation ],    [ 1000, (0 + lane_width) ], 'yellow');
            plot([ lane_width, lane_width ],                 [ 1000, (0 + lane_width) ], 'black');
            
            % South
            plot([ -lane_width, -lane_width ],              [ -1000, (0 - lane_width) ], 'black');            plot([ -line_separation, -line_separation ], [ -1000, (0 - lane_width) ], 'yellow');
            plot([ 0, 0 ],                                                   [ -1000, (0 - lane_width) ], 'black');            plot([ line_separation, line_separation ],    [ -1000, (0 - lane_width) ], 'yellow');
            plot([ lane_width, lane_width ],                 [ -1000, (0 - lane_width) ], 'black');
            
            % West
            plot([ -1000, (0 - lane_width) ], [ lane_width, lane_width ], 'black');            plot([ -1000, (0 - lane_width) ], [ line_separation, line_separation ], 'yellow');
            plot([ -1000, (0 - lane_width) ], [ 0, 0 ], 'black');            plot([ -1000, (0 - lane_width) ], [ -line_separation, -line_separation ], 'yellow');
            plot([ -1000, (0 - lane_width) ], [ -lane_width, -lane_width ], 'black');
            
            % East
            plot([ (0 + lane_width), 1000 ], [ lane_width, lane_width ], 'black');            plot([ (0 + lane_width), 1000 ], [ line_separation, line_separation ], 'yellow');
            plot([ (0 + lane_width), 1000 ], [ 0 0 ], 'black');            plot([ (0 + lane_width), 1000 ], [ -line_separation, -line_separation ], 'yellow');
            plot([ (0 + lane_width), 1000 ], [ -lane_width, -lane_width ], 'black');
        end
        
        plot(corrected_states(5*j - 4, 1), corrected_states(5*j - 3, 1), 'red O');
        p = plot(predicted_states(5*j - 4, 1:KF_iterations), predicted_states(5*j - 3, 1:KF_iterations), 'blue');
        c = plot(corrected_states(5*j - 4, 1:KF_iterations), corrected_states(5*j - 3, 1:KF_iterations), 'red');
        o = plot(predicted_opt_states(4*j - 3, 1:KF_iterations), predicted_opt_states(4*j - 2, 1:KF_iterations), 'green');
        title(['Car ', int2str(j), ' : Position']);    xlabel('x_1 [m]');    ylabel('x_2 [m]');
        legend([p c o], 'Predicted', 'Corrected', 'Optimization', 'Location', 'Best');
    end
end

if(mode_output(5) == 1)
    i = i + 1;    figure(i);    count = 0;
    
    % Plot Position [x vs. t]
    for j = 1:num_of_cars
        for k = 1:2
            count = count + 1;
            subplot(num_of_cars, 2, count);        grid;        hold on;
            p = plot((1:KF_iterations)*T, predicted_states(5*j - 5 + k, 1:KF_iterations), 'blue');
            c = plot((1:KF_iterations)*T, corrected_states(5*j - 5 + k, 1:KF_iterations), 'red');
            o = plot((1:KF_iterations)*T, predicted_opt_states(4*j - 4 + k, 1:KF_iterations), 'green');
            title(['Car ', int2str(j), ' : x', int2str(k), ' wrt Time']);    xlabel('Time [s]');    ylabel(['x', int2str(k)]);
            %legend([p c o], 'Predicted', 'Corrected', 'Optimization', 'Location', 'Best');
        end
    end
end

if(mode_output(6) == 1)
    i = i + 1;    figure(i);
    
    % Plot Velocity [MPH]
    for j = 1:num_of_cars
        subplot(num_of_cars, 1, j);        grid;        hold on;
        p = plot((1:KF_iterations)*T, predicted_states(5*j - 1, 1:KF_iterations)*h.*gear_ratios(j, 1:KF_iterations)*(3600/1609.344), 'blue');
        c = plot((1:KF_iterations)*T, corrected_states(5*j - 1, 1:KF_iterations)*h.*gear_ratios(j, 1:KF_iterations)*(3600/1609.344), 'red');
        o = plot((1:KF_iterations)*T, predicted_opt_states(4*j - 1, 1:KF_iterations), 'green');
        title(['Car ', int2str(j), ' : Velocity wrt Time']);    xlabel('Time [s]');    ylabel('V [MPH]');
        legend([p c o], 'Predicted', 'Corrected', 'Optimization', 'Location', 'Best');
    end
end

if(mode_output(7) == 1)
    i = i + 1;    figure(i);
    
    % Plot Velocity [m/s]
    for j = 1:num_of_cars
        subplot(num_of_cars, 1, j);    grid;    hold on;
        p = plot((1:KF_iterations)*T, predicted_states(5*j - 1, 1:KF_iterations).*gear_ratios(j, 1:KF_iterations)*h, 'blue');
        c = plot((1:KF_iterations)*T, corrected_states(5*j - 1, 1:KF_iterations).*gear_ratios(j, 1:KF_iterations)*h, 'red');
        o = plot((1:KF_iterations)*T, predicted_opt_states(4*j - 1, 1:KF_iterations)*1609.344/3600, 'green');
        title(['Car ', int2str(j), ' : Velocity wrt Time']);    xlabel('Time [s]');    ylabel('V [m/s]');
        legend([p c o], 'Predicted', 'Corrected', 'Optimization', 'Location', 'Best');
    end
end

if(mode_output(8) == 1)
    if(num_of_cars > 1)
        i = i + 1;    figure(i);
        count = 0;
    
        if(num_of_cars > 3)        rows = num_of_cars*(num_of_cars - 1)/4;        cols = 2;
        else        rows = num_of_cars*(num_of_cars - 1)/2;        cols = 1;
        end
    
        % Plot Distance between Cars
        for j = 1:(num_of_cars - 1)
            for k = (j + 1):num_of_cars
                predicted_distance = sqrt(( predicted_states(5*j - 4, 1:KF_iterations) - predicted_states(5*k - 4, 1:KF_iterations) ).^2 + ( predicted_states(5*j - 3, 1:KF_iterations) - predicted_states(5*k - 3, 1:KF_iterations) ).^2);
                corrected_distance = sqrt(( corrected_states(5*j - 4, 1:KF_iterations) - corrected_states(5*k - 4, 1:KF_iterations) ).^2 + ( corrected_states(5*j - 3, 1:KF_iterations) - corrected_states(5*k - 3, 1:KF_iterations) ).^2);
                optimization = sqrt(( predicted_opt_states(4*j - 3, 1:KF_iterations) - predicted_opt_states(4*k - 3, 1:KF_iterations) ).^2 + ( predicted_opt_states(4*j - 2, 1:KF_iterations) - predicted_opt_states(4*k - 2, 1:KF_iterations) ).^2);
    
                count = count + 1;
                subplot(rows, cols, count);
                hold on;            grid;
                p = plot((1:KF_iterations)*T, predicted_distance(1:KF_iterations), 'blue');
                c = plot((1:KF_iterations)*T, corrected_distance(1:KF_iterations), 'red');
                o = plot((1:KF_iterations)*T, optimization(1:KF_iterations), 'green');
                collision = plot([0 KF_iterations*T], ( safe_distance(j) + safe_distance(k) )*[1 1], 'black');
                title(['Distance b/w Cars ', int2str(j), ' and ', int2str(k) ' wrt Time']);    xlabel('Time [s]');    ylabel('Distance [m]');
                legend([p c o collision], 'Predicted', 'Corrected', 'Optimization', 'Collision Threshold', 'Location', 'Best');
            end
        end
    end
end

if(mode_output(9) == 1)
    i = i + 1;    figure(i);
    
    % Plot Mass of Air in Intake Manifold
    for j = 1:num_of_cars
        subplot(num_of_cars, 1, j);        grid;    hold on;
        p = plot((1:KF_iterations)*T, predicted_states(5*j - 2, 1:KF_iterations), 'blue');
        c = plot((1:KF_iterations)*T, corrected_states(5*j - 2, 1:KF_iterations), 'red');
        title(['Car ', int2str(j), ' : Mass of Air in Intake Manifold wrt Time']);    xlabel('Time [s]');    ylabel('m_a [kg]');
        legend([p c], 'Predicted', 'Corrected', 'Location', 'Best');
    end
end

if(mode_output(10) == 1)
    i = i + 1;    figure(i);
    
    % Plot Engine Angular Velocity
    for j = 1:num_of_cars
        subplot(num_of_cars, 1, j);    grid;    hold on;
        p = plot((1:KF_iterations)*T, predicted_states(5*j - 1, 1:KF_iterations), 'blue');
        c = plot((1:KF_iterations)*T, corrected_states(5*j - 1, 1:KF_iterations), 'red');
        title(['Car ', int2str(j), ' : Engine Angular Velocity wrt Time']);    xlabel('Time [s]');    ylabel('\omega_e [rad/s]');
        legend([p c], 'Predicted', 'Corrected', 'Location', 'Best');
    end
end

if(mode_output(11) == 1)
    i = i + 1;    figure(i);
    
    % Plot Brake Torque
    for j = 1:num_of_cars
        subplot(num_of_cars, 1, j);    grid;    hold on;
        p = plot((1:KF_iterations)*T, predicted_states(5*j - 0, 1:KF_iterations), 'blue');
        c = plot((1:KF_iterations)*T, corrected_states(5*j - 0, 1:KF_iterations), 'red');
        title(['Car ', int2str(j), ' : Brake Torque wrt Time']);    xlabel('Time [s]');    ylabel('T_b [N*m]');
        legend([p c], 'Predicted', 'Corrected', 'Location', 'Best');
    end
end

if(mode_output(12) == 1)
    i = i + 1;    figure(i);
    
    for j = 1:num_of_cars        for k = 1:KF_iterations            gear_ratios(j, k) = find(Rg == gear_ratios(j, k));        end,    end
        
    % Plot Gear
    for j = 1:num_of_cars
        subplot(num_of_cars, 1, j);    grid;    hold on;
        p = plot((1:KF_iterations)*T, gear_ratios(j, 1:KF_iterations), 'red');
        title(['Car ', int2str(j), ' : Gear wrt Time']);    xlabel('Time [s]');    ylabel('Gear');
    end
end

if(mode_output(13) == 1)
    i = i + 1;    figure(i);
    
    % Plot Phase Plot
    for j = 1:num_of_cars
        subplot(num_of_cars, 1, j);        grid;    hold on;
        p = plot(predicted_states(5*j - 2, 1:KF_iterations), predicted_states(5*j - 1, 1:KF_iterations), 'blue');
        c = plot(corrected_states(5*j - 2, 1:KF_iterations), corrected_states(5*j - 1, 1:KF_iterations), 'red');
        title(['Car ', int2str(j), ' : Engine Angular Velocity wrt Mass of Air in the Intake Manifold']);    xlabel('m_a [kg]');    ylabel('\omega_e [rad/s]');
        legend([p c], 'Predicted', 'Corrected', 'Location', 'Best');
    end
    
    plot(corrected_states(5*j - 2, 1:KF_iterations/10:KF_iterations), corrected_states(5*j - 1, 1:KF_iterations/10:KF_iterations), 'O red');
end

if(mode_output(14) == 1)
    i = i + 1;    figure(i);    grid;    hold on;
            
    % Plot Correction Iterations
    plot((1:KF_iterations)*T, correction_iterations(1:KF_iterations, 1), 'red');
    m = plot([1 KF_iterations]*T, [mean(correction_iterations(1:KF_iterations, 1)) mean(correction_iterations(1:KF_iterations, 1))], 'green');
    title(['Corrector Iterations wrt Time']);    xlabel('Time [s]');    ylabel('Corrector Iterations');
    legend([m], 'Mean', 'Location', 'Best');
end

toc
